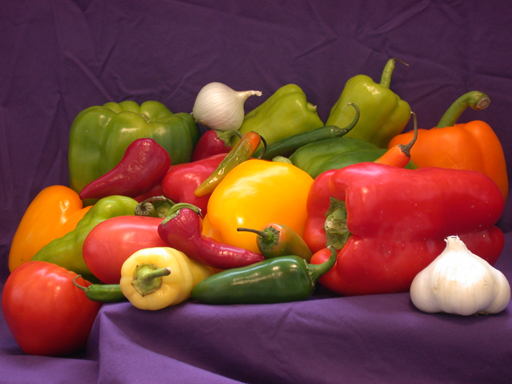
#> input picture colors_and_transforms/peppers.png, 512 x 384 px
$ jupyter execute colors_and_transformations.ipynb
#> lines starting #> are read from the running program, lines starting #| are printed output that depends on the picture; after the words box and inside, x2 and y2 are one past the last pixel; in counts of white or black regions, pixels touching at a corner belong together
[cell 1]
import cv2 as cv2
import numpy as np
from IPython.display import Image

1. Download the peppers image from this link https://blogs.mathworks.com/images/loren/173/peppers_BlueHills.png. Return a binary image (only 0s and 1s), with 1s corresponding to only the yellow peppers. Do this by setting a minimum and maximum threshold value on pixel values in the R,G,B channels. Note that you won’t be able to perfectly capture the yellow peppers, but give your best shot!

[cell 2]
Image(url="peppers.png", width=300, height=300)

[cell 3]
#read an image
image=cv2.imread('peppers.png')
#> image is the input picture: shape (384, 512, 3); mean B, G, R 57.6, 66.4, 120.8

#treshold=[90,180,220]
treshold=[90,190,150]
for i in range(image.shape[0]):
    for j in range(image.shape[1]):
        colors=image[i,j,:]
        #print(colors)
        if colors[0]<treshold[0] and colors[1]>treshold[1] and colors[2]>treshold[0]:
            image[i,j,:]=[255,255,255]
        else:
            image[i,j,:]=[0,0,0]
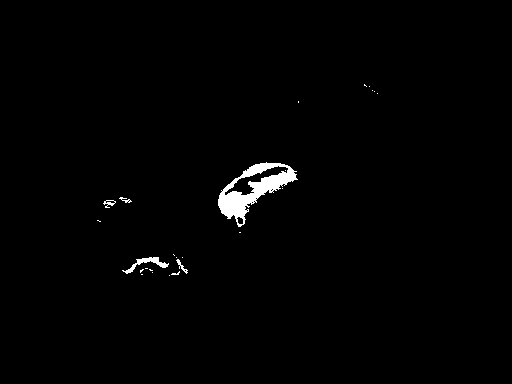
#> image: shape (384, 512, 3); 1.1% white; 25 white regions (20 under 20 px), largest, box (x1, y1, x2, y2) and area: (218, 162, 298, 227) 1832, (122, 257, 169, 274) 217, (176, 259, 188, 274) 49, (103, 200, 116, 208) 48, (119, 197, 132, 203) 32

[cell 4]
cv2.imshow('image',image)
# Espera una tecla para cerrar la ventana
cv2.waitKey(0)

# Cierra todas las ventanas abiertas
cv2.destroyAllWindows()

[cell 5]
Image(url="peppers_binary.png", width=300, height=300)

While RGB is the most common color space for images, it is not the only one. For example, one popular color space is HSV (Hue-Saturation-Value). Hue encodes color, value encodes lightness/darkness, and saturation encodes the intensity of the color. For a visual, see Fig. 1 of this wiki article https://en.wikipedia.org/wiki/HSL_and_HSV. Convert the image to the HSV color space using OpenCV’s cvtColor() function, and try to perform the same task by setting a threshold in the Hue channel. Add both binary images to your report. Which colorspace was easier to work with for this task, and why?

[cell 6]
image=cv2.imread('peppers.png')
#converto hsv color space
image=cv2.cvtColor(image, cv2.COLOR_BGR2HSV)
#> image: shape (384, 512, 3); mean H, S, V 102.4, 157.5, 122.7

#define the range of yellow color in HSV
lower_yellow = np.array([20, 100, 240])
upper_yellow = np.array([60, 255, 255])

# Threshold the HSV image to get only yellow colors
mask = cv2.inRange(image, lower_yellow, upper_yellow)
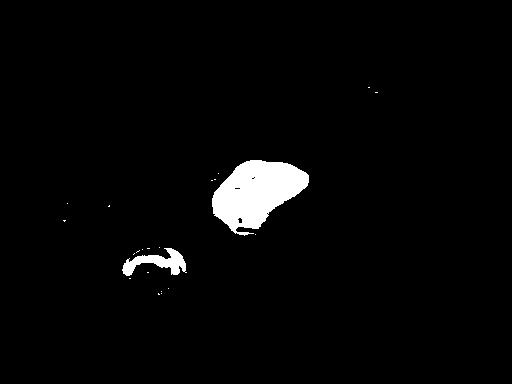
#> mask: shape (384, 512); 2.7% white; 22 white regions (20 under 20 px), largest, box (x1, y1, x2, y2) and area: (212, 160, 309, 236) 4464, (122, 248, 187, 276) 801

# Bitwise-AND mask and original image
res = cv2.bitwise_and(image,image, mask= mask)
#> res: shape (384, 512, 3); mean H, S, V 0.6, 6, 6.9

cv2.imshow('res',res)
cv2.imshow('mask',mask)
cv2.imshow('image',image)
# Espera una tecla para cerrar la ventana
cv2.waitKey(0)

# Cierra todas las ventanas abiertas
cv2.destroyAllWindows()

[cell 7]
Image(url="peppers_hsv.png", width=300, height=300)

Write separate functions that output the 3 x 3 transformation matrices for the following
transforms: translation, rotation, similarity (translation, rotation, and scale), and affine. The
functions should take as input the following arguments

1. Translation: horizontal and vertical displacements
2. Rotation: angle
3. Similarity: angle, horizontal/vertical displacements, and scale factor (assume equal scaling for horizontal and vertical dimensions)
4. Affine: 6 parameters

The output of each function will be a 3 x 3 matrix.

[cell 8]
def traslation_matrix_2d(traslation_x, traslation_y):
    return np.array([[1,0,traslation_x],[0,1,traslation_y],[0,0,1]])

def rotation_matrix_2d(angle):
    return np.array([[np.cos(angle),-np.sin(angle),0],[np.sin(angle),np.cos(angle),0],[0,0,1]])

def similarity_matrix_2d(traslation_x, traslation_y, angle,scale_factor):
    traslation_matrix=traslation_matrix_2d(traslation_x, traslation_y)
    rotation_matrix=rotation_matrix_2d(angle)
    scale=np.array([[scale_factor,0,0],[0,scale_factor,0],[0,0,1]])
    return np.dot(traslation_matrix,np.dot(rotation_matrix,scale))

def affine_matrix_2d(traslation_x, traslation_y, angle,scale_factor,shear_factor_x,shear_factor_y):
    similarity=similarity_matrix_2d(traslation_x, traslation_y, angle,scale_factor)
